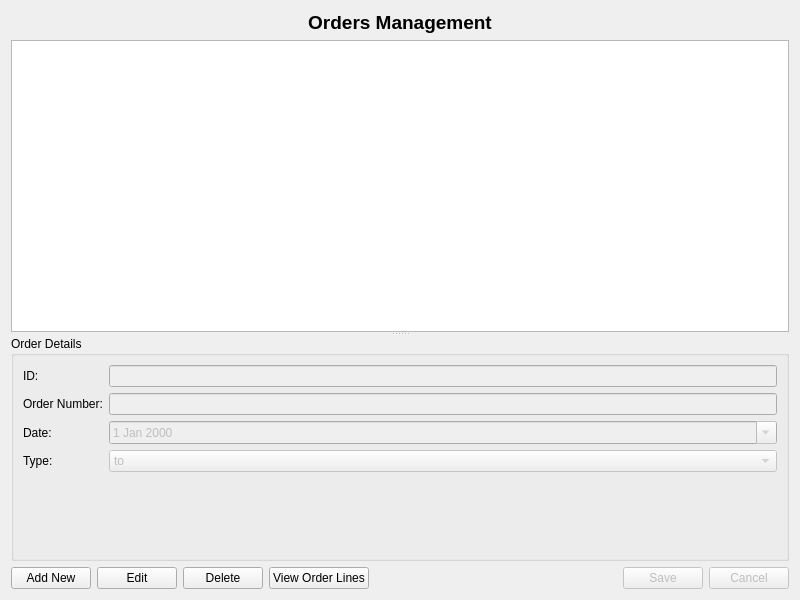
<?xml version="1.0" encoding="UTF-8"?>
<ui version="4.0">
 <class>OrdersWindow</class>
 <widget class="QWidget" name="OrdersWindow">
  <property name="geometry">
   <rect>
    <x>0</x>
    <y>0</y>
    <width>800</width>
    <height>600</height>
   </rect>
  </property>
  <property name="windowTitle">
   <string>Orders Management</string>
  </property>
  <layout class="QVBoxLayout" name="verticalLayout">
   <item>
    <widget class="QLabel" name="titleLabel">
     <property name="font">
      <font>
       <pointsize>14</pointsize>
       <bold>true</bold>
      </font>
     </property>
     <property name="text">
      <string>Orders Management</string>
     </property>
     <property name="alignment">
      <set>Qt::AlignCenter</set>
     </property>
    </widget>
   </item>
   <item>
    <widget class="QSplitter" name="splitter">
     <property name="orientation">
      <enum>Qt::Vertical</enum>
     </property>
     <widget class="QTableView" name="tableView">
      <property name="selectionMode">
       <enum>QAbstractItemView::SingleSelection</enum>
      </property>
      <property name="selectionBehavior">
       <enum>QAbstractItemView::SelectRows</enum>
      </property>
      <attribute name="horizontalHeaderStretchLastSection">
       <bool>true</bool>
      </attribute>
     </widget>
     <widget class="QGroupBox" name="detailsGroupBox">
      <property name="title">
       <string>Order Details</string>
      </property>
      <layout class="QFormLayout" name="formLayout">
       <item row="0" column="0">
        <widget class="QLabel" name="idLabel">
         <property name="text">
          <string>ID:</string>
         </property>
        </widget>
       </item>
       <item row="0" column="1">
        <widget class="QLineEdit" name="idLineEdit">
         <property name="enabled">
          <bool>false</bool>
         </property>
         <property name="readOnly">
          <bool>true</bool>
         </property>
        </widget>
       </item>
       <item row="1" column="0">
        <widget class="QLabel" name="orderNumberLabel">
         <property name="text">
          <string>Order Number:</string>
         </property>
        </widget>
       </item>
       <item row="1" column="1">
        <widget class="QLineEdit" name="orderNumberLineEdit">
         <property name="enabled">
          <bool>false</bool>
         </property>
        </widget>
       </item>
       <item row="2" column="0">
        <widget class="QLabel" name="dateLabel">
         <property name="text">
          <string>Date:</string>
         </property>
        </widget>
       </item>
       <item row="2" column="1">
        <widget class="QDateEdit" name="dateEdit">
         <property name="enabled">
          <bool>false</bool>
         </property>
         <property name="calendarPopup">
          <bool>true</bool>
         </property>
        </widget>
       </item>
       <item row="3" column="0">
        <widget class="QLabel" name="typeLabel">
         <property name="text">
          <string>Type:</string>
         </property>
        </widget>
       </item>
       <item row="3" column="1">
        <widget class="QComboBox" name="typeComboBox">
         <property name="enabled">
          <bool>false</bool>
         </property>
         <item>
          <property name="text">
           <string>to</string>
          </property>
         </item>
         <item>
          <property name="text">
           <string>from</string>
          </property>
         </item>
        </widget>
       </item>
      </layout>
     </widget>
    </widget>
   </item>
   <item>
    <layout class="QHBoxLayout" name="horizontalLayout">
     <item>
      <widget class="QPushButton" name="addButton">
       <property name="text">
        <string>Add New</string>
       </property>
      </widget>
     </item>
     <item>
      <widget class="QPushButton" name="editButton">
       <property name="text">
        <string>Edit</string>
       </property>
      </widget>
     </item>
     <item>
      <widget class="QPushButton" name="deleteButton">
       <property name="text">
        <string>Delete</string>
       </property>
      </widget>
     </item>
     <item>
      <widget class="QPushButton" name="viewLinesButton">
       <property name="text">
        <string>View Order Lines</string>
       </property>
      </widget>
     </item>
     <item>
      <spacer name="horizontalSpacer">
       <property name="orientation">
        <enum>Qt::Horizontal</enum>
       </property>
       <property name="sizeHint" stdset="0">
        <size>
         <width>40</width>
         <height>20</height>
        </size>
       </property>
      </spacer>
     </item>
     <item>
      <widget class="QPushButton" name="saveButton">
       <property name="enabled">
        <bool>false</bool>
       </property>
       <property name="text">
        <string>Save</string>
       </property>
      </widget>
     </item>
     <item>
      <widget class="QPushButton" name="cancelButton">
       <property name="enabled">
        <bool>false</bool>
       </property>
       <property name="text">
        <string>Cancel</string>
       </property>
      </widget>
     </item>
    </layout>
   </item>
  </layout>
 </widget>
 <resources/>
 <connections/>
</ui>
